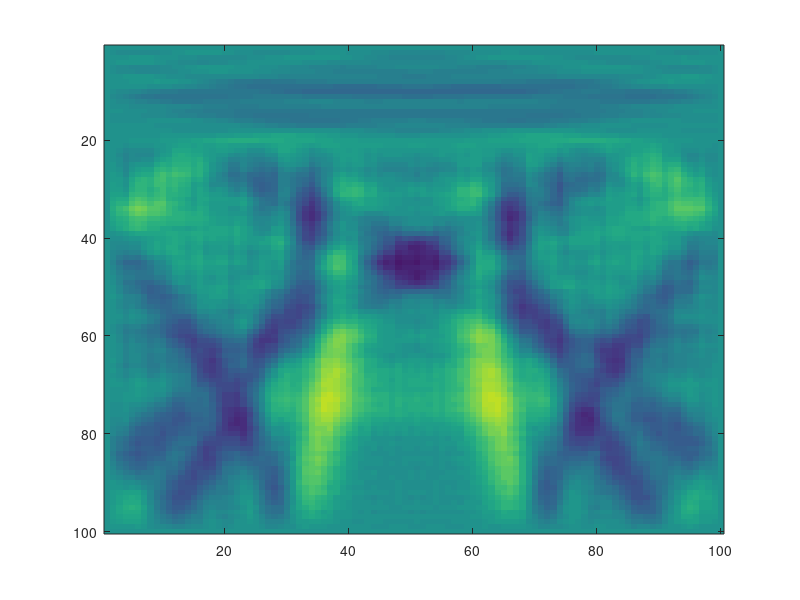

Here is the MATLAB script that generated this plot:
function waveEquationIntegrate
% Solution of the wave equation by direct integration.
% All the work is done inside waveEquationUpdate, which
% will work for a wave equation in any number of dimensions.
% The sample setup below is in 2D.
%
% NOTE ABOUT UNITS.
% Time and distance scale are folded into the parameter
% csq, which stands for "c squared", or speed of sound squared.
% If the time step is dt, and the distance scale is dx, and the
% speed of sound is c, then csq is given by:
%
%   csq = c^2 * dt^2 / dx^2
%

  % Number of iterations
  nIters = 300;
  
  % Set up initial pressure field
  P = zeros(100);
  Pold = P;
  % Disturb a patch in the middle of the tank
  P(40:50,48:52) = 1;

  % Set up speed of sound squared table
  % Slow air-like layer above
  % Fast water-like layer below
  csq = ones(size(P))*0.4;
  csq(1:20,:) = 0.02;
  % Make edges of screen totally opaque.
  % Otherwise, the edges wrap around.
  csq(1,:) = 0;
  csq(:,1) = 0;
  csq(end,:) = 0;
  csq(:,end) = 0;
  
  % Run simulation
  for i = 1:nIters
    % Update pressure field
    [P, Pold] = waveEquationUpdate(P, Pold, csq);
    % Render
    imagesc(P);
    caxis([-1 1]);
    drawnow;
  end
end

function [Pnew, P] = waveEquationUpdate(P, Pold, csq)
% Update the solution to the wave equation by forward integration.
% Input paramters:
%   P     The pressure at the current time
%   Pold  The pressure at the previous time
%   csq   A scalar or table describing the speed of sound squared in the
%         medium at all points.
% Output parameters:
%   Pnew  The pressure at the next time step
%   P     The pressure at the current time step

  nDimensions = length(size(P));
  Pnew = 2 * P .* (1 - csq * nDimensions) - Pold;
  for dimension=1:nDimensions
    shiftSpec = zeros(1, nDimensions);
    shiftSpec(dimension) = 1;
    Pnew = Pnew + csq .* circshift(P, shiftSpec);
    Pnew = Pnew + csq .* circshift(P, -shiftSpec);
  end
end
